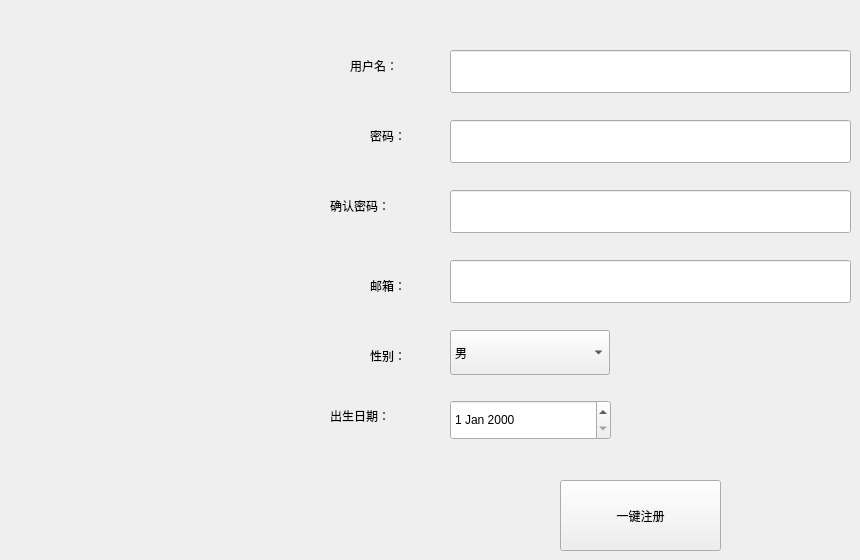
     <widget class="QWidget" name="tab_6">
      <attribute name="title">
       <string>Tab 1</string>
      </attribute>
      <widget class="QLineEdit" name="user_regit_username">
       <property name="geometry">
        <rect>
         <x>450</x>
         <y>50</y>
         <width>401</width>
         <height>43</height>
        </rect>
       </property>
       <property name="styleSheet">
        <string notr="true">font: 11pt &quot;黑体&quot;;</string>
       </property>
      </widget>
      <widget class="QLineEdit" name="user_regit_password">
       <property name="geometry">
        <rect>
         <x>450</x>
         <y>120</y>
         <width>401</width>
         <height>43</height>
        </rect>
       </property>
       <property name="styleSheet">
        <string notr="true">font: 8pt &quot;黑体&quot;;</string>
       </property>
       <property name="echoMode">
        <enum>QLineEdit::Password</enum>
       </property>
      </widget>
      <widget class="QLabel" name="label_5">
       <property name="geometry">
        <rect>
         <x>350</x>
         <y>50</y>
         <width>91</width>
         <height>31</height>
        </rect>
       </property>
       <property name="styleSheet">
        <string notr="true">font: 13pt &quot;黑体&quot;;</string>
       </property>
       <property name="text">
        <string>用户名：</string>
       </property>
      </widget>
      <widget class="QLabel" name="label_6">
       <property name="geometry">
        <rect>
         <x>370</x>
         <y>120</y>
         <width>61</width>
         <height>31</height>
        </rect>
       </property>
       <property name="styleSheet">
        <string notr="true">font: 13pt &quot;黑体&quot;;</string>
       </property>
       <property name="text">
        <string>密码：</string>
       </property>
      </widget>
      <widget class="QComboBox" name="user_regit_sex">
       <property name="geometry">
        <rect>
         <x>450</x>
         <y>330</y>
         <width>160</width>
         <height>45</height>
        </rect>
       </property>
       <property name="styleSheet">
        <string notr="true">font: 11pt &quot;黑体&quot;;</string>
       </property>
       <item>
        <property name="text">
         <string>男</string>
        </property>
       </item>
       <item>
        <property name="text">
         <string>女</string>
        </property>
       </item>
      </widget>
      <widget class="QLabel" name="label_8">
       <property name="geometry">
        <rect>
         <x>370</x>
         <y>340</y>
         <width>61</width>
         <height>31</height>
        </rect>
       </property>
       <property name="styleSheet">
        <string notr="true">font: 13pt &quot;黑体&quot;;</string>
       </property>
       <property name="text">
        <string>性别：</string>
       </property>
      </widget>
      <widget class="QDateEdit" name="user_regit_birthdate">
       <property name="geometry">
        <rect>
         <x>450</x>
         <y>400</y>
         <width>161</width>
         <height>40</height>
        </rect>
       </property>
       <property name="styleSheet">
        <string notr="true">font: 11pt &quot;黑体&quot;;</string>
       </property>
      </widget>
      <widget class="QLabel" name="label_9">
       <property name="geometry">
        <rect>
         <x>330</x>
         <y>400</y>
         <width>111</width>
         <height>31</height>
        </rect>
       </property>
       <property name="styleSheet">
        <string notr="true">font: 13pt &quot;黑体&quot;;</string>
       </property>
       <property name="text">
        <string>出生日期：</string>
       </property>
      </widget>
      <widget class="QPushButton" name="user_regit_go">
       <property name="geometry">
        <rect>
         <x>560</x>
         <y>480</y>
         <width>161</width>
         <height>71</height>
        </rect>
       </property>
       <property name="styleSheet">
        <string notr="true">font: 13pt &quot;黑体&quot;;</string>
       </property>
       <property name="text">
        <string>一键注册</string>
       </property>
      </widget>
      <widget class="QLineEdit" name="user_regit_email">
       <property name="geometry">
        <rect>
         <x>450</x>
         <y>260</y>
         <width>401</width>
         <height>43</height>
        </rect>
       </property>
       <property name="styleSheet">
        <string notr="true">font: 11pt &quot;黑体&quot;;</string>
       </property>
      </widget>
      <widget class="QLabel" name="label_7">
       <property name="geometry">
        <rect>
         <x>370</x>
         <y>270</y>
         <width>61</width>
         <height>31</height>
        </rect>
       </property>
       <property name="styleSheet">
        <string notr="true">font: 13pt &quot;黑体&quot;;</string>
       </property>
       <property name="text">
        <string>邮箱：</string>
       </property>
      </widget>
      <widget class="QLineEdit" name="user_regit_passwordag">
       <property name="geometry">
        <rect>
         <x>450</x>
         <y>190</y>
         <width>401</width>
         <height>43</height>
        </rect>
       </property>
       <property name="styleSheet">
        <string notr="true">font: 8pt &quot;黑体&quot;;</string>
       </property>
       <property name="echoMode">
        <enum>QLineEdit::Password</enum>
       </property>
      </widget>
      <widget class="QLabel" name="label_50">
       <property name="geometry">
        <rect>
         <x>330</x>
         <y>190</y>
         <width>111</width>
         <height>31</height>
        </rect>
       </property>
       <property name="styleSheet">
        <string notr="true">font: 13pt &quot;黑体&quot;;</string>
       </property>
       <property name="text">
        <string>确认密码：</string>
       </property>
      </widget>
     </widget>
